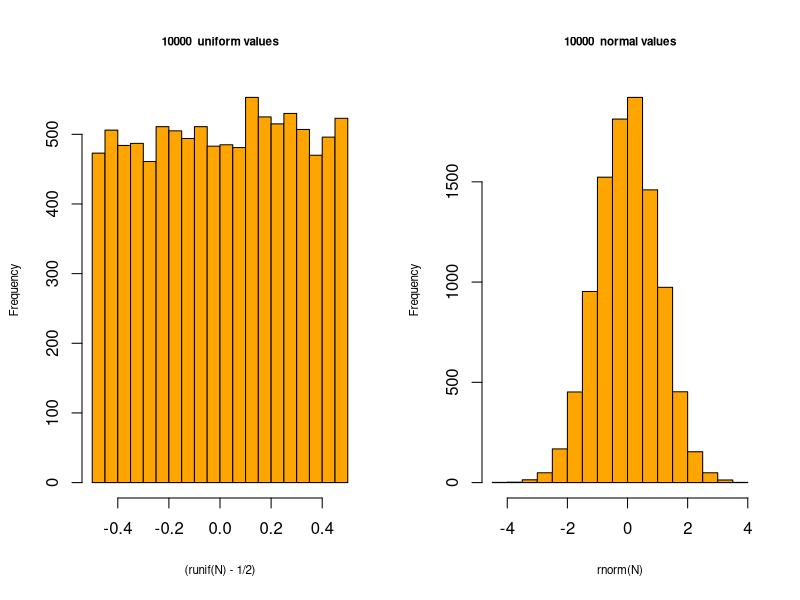
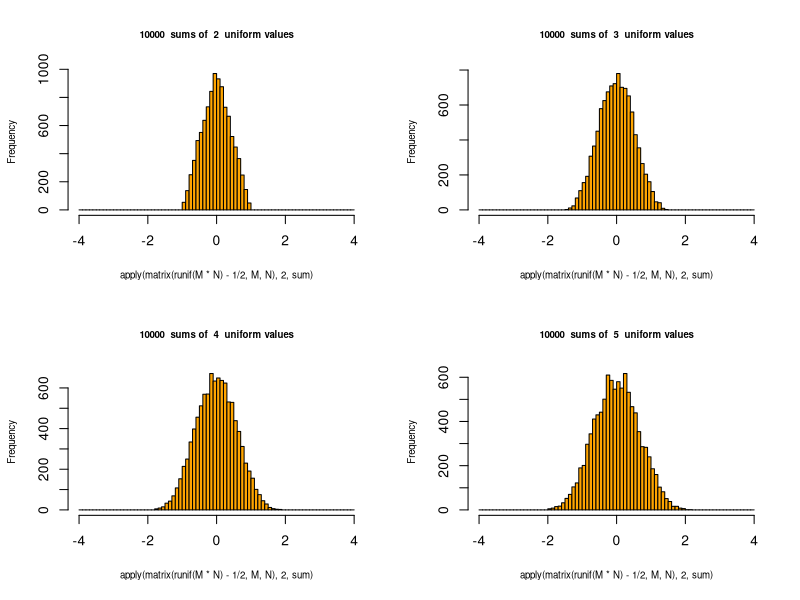
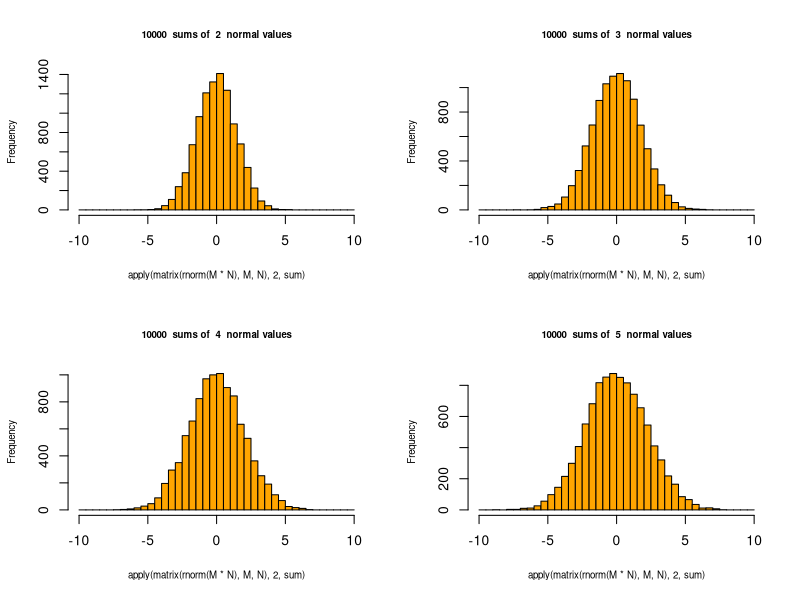
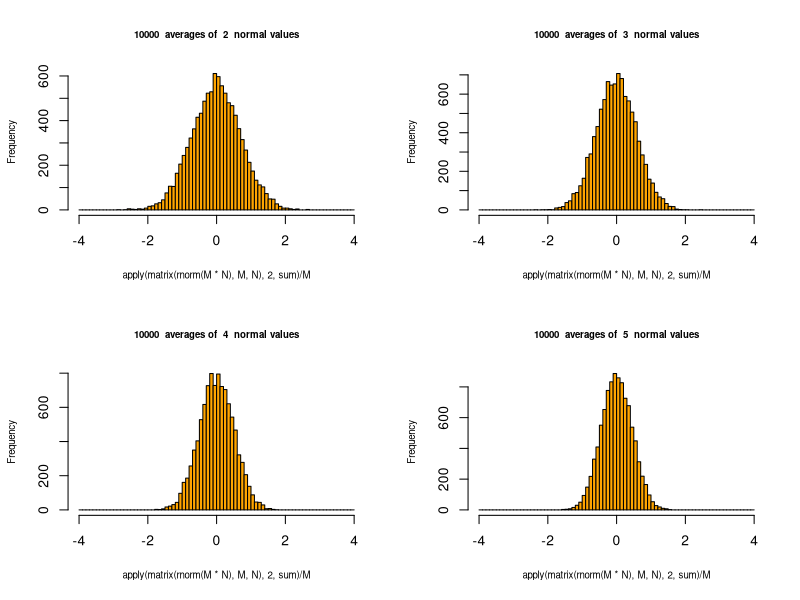
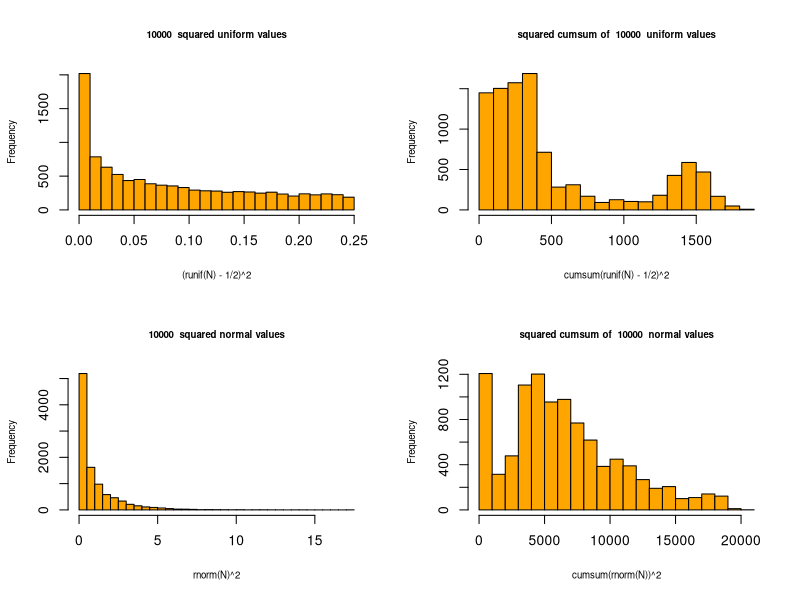
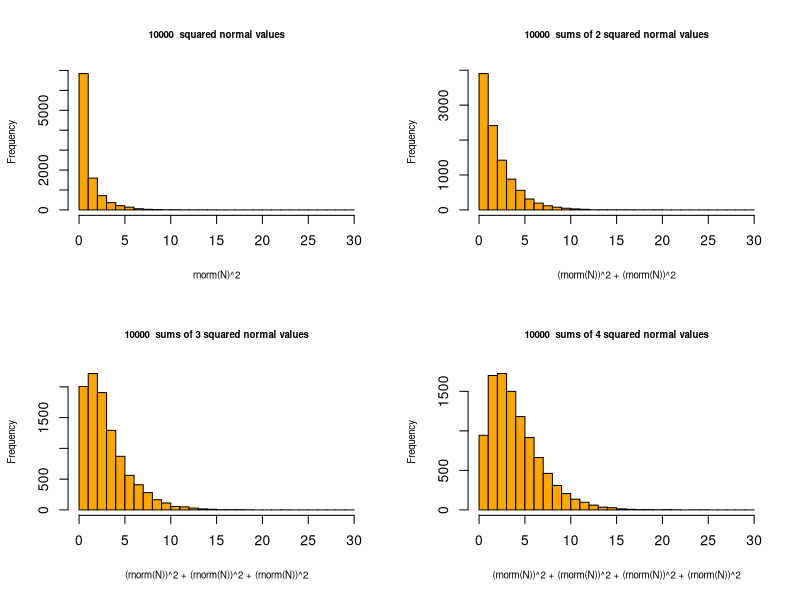
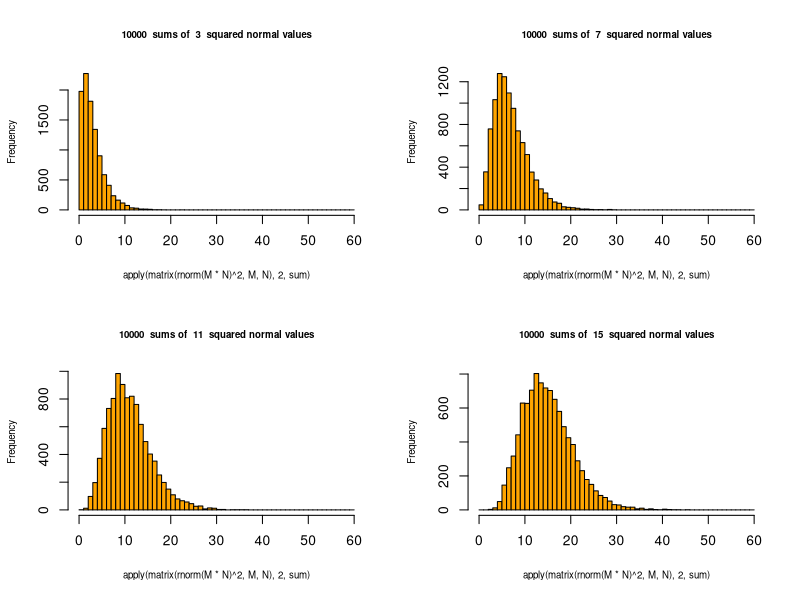
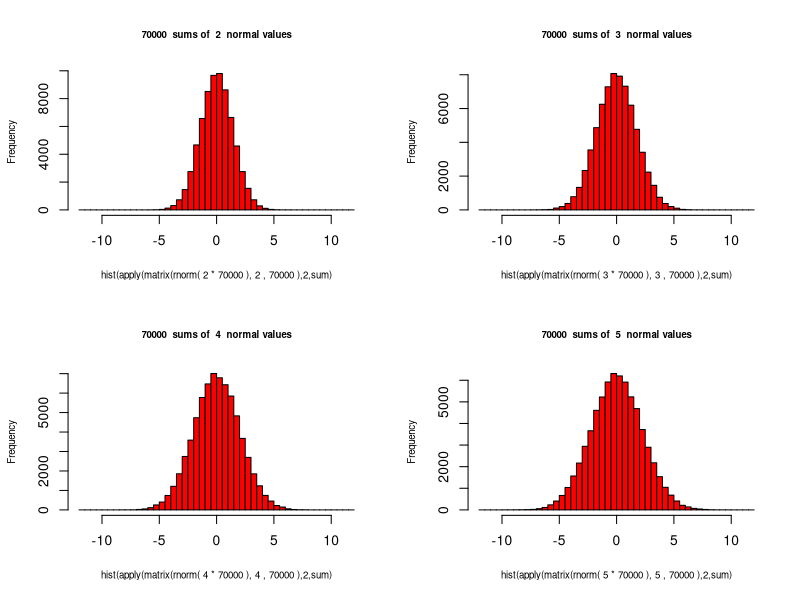

The R source for these figures, in order:
#----------------------------------------------------------------------------------------------
# stop after each plot
#----------------------------------------------------------------------------------------------

opar <- par(ask = TRUE, mfrow=c(1,2))

N <- 10000
hist((runif(N)-1/2),breaks=25, cex.lab=0.7, cex.main=0.7, col="orange",
  main=paste(N," uniform values"))

# hist(cumsum(runif(N)-1/2),breaks=25, cex.lab=0.7, cex.main=0.7, col="orange",
#   main=paste("cumsum of ",N," uniform values"))

hist(rnorm(N),breaks=25,main=paste(N," normal values"), cex.lab=0.7, cex.main=0.7, col="orange")

# hist(cumsum(rnorm(N)),breaks=25, cex.lab=0.7, cex.main=0.7, col="orange",
#   main=paste("cumsum of ",N," normal values"))


#----------------------------------------------------------------------------------------------

par(mfrow=c(2,2))

N <- 10000

for (M in 2:5)
   hist( apply(matrix(runif(M*N)-1/2,M,N), 2, sum),breaks=seq(-4,4,by=0.1), cex.lab=0.7, cex.main=0.7, col="orange",
     main=paste(N," sums of ",M," uniform values"))


#----------------------------------------------------------------------------------------------

par(mfrow=c(2,2))

N <- 10000

for (M in 2:5)
   hist( apply(matrix(rnorm(M*N),M,N), 2, sum),breaks=seq(-10,10,by=0.5), cex.lab=0.7, cex.main=0.7, col="orange",
     main=paste(N," sums of ",M," normal values"))

#----------------------------------------------------------------------------------------------

par(mfrow=c(2,2))

N <- 10000

for (M in 2:5)
   hist( apply(matrix(rnorm(M*N),M,N), 2, sum)/M,breaks=seq(-4,4,by=0.1), cex.lab=0.7, cex.main=0.7, col="orange",
     main=paste(N," averages of ",M," normal values"))

#----------------------------------------------------------------------------------------------

par(mfrow=c(2,2))

N <- 10000
hist((runif(N)-1/2)^2,breaks=25, cex.lab=0.7, cex.main=0.7, col="orange",
  main=paste(N," squared uniform values"))

hist(cumsum(runif(N)-1/2)^2,breaks=25, cex.lab=0.7, cex.main=0.7, col="orange",
  main=paste("squared cumsum of ",N," uniform values"))

hist(rnorm(N)^2,breaks=25, cex.lab=0.7, cex.main=0.7, col="orange",
  main=paste(N," squared normal values"))

hist(cumsum(rnorm(N))^2,breaks=25, cex.lab=0.7, cex.main=0.7, col="orange",
  main=paste("squared cumsum of ",N," normal values"))

#----------------------------------------------------------------------------------------------

par(mfrow=c(2,2))

N <- 10000

hist(rnorm(N)^2,breaks=seq(0,30,by=1), cex.lab=0.7, cex.main=0.7, col="orange",
  main=paste(N," squared normal values"))

hist((rnorm(N))^2+(rnorm(N))^2,breaks=seq(0,30,by=1), cex.lab=0.7, cex.main=0.7, col="orange",
  main=paste(N," sums of 2 squared normal values"))

hist((rnorm(N))^2+(rnorm(N))^2+(rnorm(N))^2,breaks=seq(0,30,by=1), cex.lab=0.7, cex.main=0.7, col="orange",
  main=paste(N," sums of 3 squared normal values"))

hist((rnorm(N))^2+(rnorm(N))^2+(rnorm(N))^2+(rnorm(N))^2,breaks=seq(0,30,by=1), cex.lab=0.7, cex.main=0.7, col="orange",
  main=paste(N," sums of 4 squared normal values"))

#----------------------------------------------------------------------------------------------

par(mfrow=c(2,2))

N <- 10000

for (M in c(3,7,11,15))
   hist( apply(matrix(rnorm(M*N)^2,M,N), 2, sum),breaks=seq(0,60,by=1), cex.lab=0.7, cex.main=0.7, col="orange",
     main=paste(N," sums of ",M," squared normal values"))


par(opar)
#----------------------------------------------------------------------------------------------

opar <- par(mfrow=c(2,2))

T <- 70000

for (N in 2:5)
   hist( apply(matrix(rnorm(N*T),N,T), 2, sum),
     breaks=seq(-12,12,by=0.5),
     cex.lab=0.7, cex.main=0.7,
     xlab=paste("hist(apply(matrix(rnorm(",N,"*",T,"),",N,",",T,"),2,sum)"),
     col="red", main=paste(T," sums of ",N," normal values"))

par(opar)

#----------------------------------------------------------------------------------------------

opar <- par(mfrow=c(2,2))

T <- 70000

for (N in c(2,3,5,7)) # 2:5)
   hist( apply(matrix(rnorm(N*T),N,T), 2, mean),
	breaks=seq(-3.5,3.5,by=0.1),
	col="red",
	# ylim=c(0,2500),
        cex.lab=0.7, cex.main=0.7,
        xlab=paste("hist(apply(matrix(rnorm(",N,"*",T,"),",N,",",T,"),2,mean)"),
	main=paste(T," averages of ",N," normal values"))

par(opar)


#----------------------------------------------------------------------------------------------

opar <- par(mfrow=c(2,2))

T <- 30000

hist(rnorm(T)^2,
  breaks=seq(0,30,by=0.75),
  col="yellowgreen",
  cex.lab=0.7,
  cex.main=0.7,
  main=paste(T," squared normal values"))

hist(rnorm(T)^2+rnorm(T)^2,
  breaks=seq(0,30,by=0.75),
  col="yellowgreen",
  cex.lab=0.7,
  cex.main=0.7,
  main=paste(T," sums of 2 squared normal values"))

hist(rnorm(T)^2+rnorm(T)^2+rnorm(T)^2,
  breaks=seq(0,30,by=0.75),
  col="yellowgreen",
  cex.lab=0.7,
  cex.main=0.7,
  main=paste(T," sums of 3 squared normal values"))

hist(rnorm(T)^2+rnorm(T)^2+rnorm(T)^2+rnorm(T)^2,
  breaks=seq(0,30,by=0.75),
  col="yellowgreen",
  cex.lab=0.7,
  cex.main=0.7,
  main=paste(T," sums of 4 squared normal values"))

par(opar)


#----------------------------------------------------------------------------------------------

opar <- par(mfrow=c(2,2))

T <- 25000

for (N in c(4,7,11,16))
   hist( apply(matrix(rnorm(N*T)^2,N,T), 2, sum),
	breaks=seq(0,60,by=1),
	col="red",
	# ylim=c(0,6000),
        cex.lab=0.7,
        cex.main=0.7,
        xlab=paste("hist(apply(matrix(rnorm(",N,"*",T,")^2,",N,",",T,"),2,sum)"),
	main=paste(T," sums of ",N," squared normal values"))

par(opar)

#----------------------------------------------------------------------------------------------

opar <- par(mfrow=c(2,2))

T <- 70000

within.bounds <- function (A,B,x) {
  y = x
  y[x <= A] = A
  y[x >= B] = B
  y
}

for (N in c(2,3,4,8)) {
   observations <- matrix(rnorm(N*T),N,T)
   averages <- matrix( apply(observations, 2, mean),N,T, byrow=TRUE)
   stddevs <- matrix( apply(observations, 2, sd),N,T, byrow=TRUE)
   stderrs <- stddevs / sqrt(N)
   hist( within.bounds(-4,4, averages/stderrs),
     breaks=seq(-4,4,by=0.1),
     col="red",
     main=paste("avg/stderr for {",N," normal values}"))
}

# for (N in c(5,7,11,17)) {
#   observations <- matrix(rnorm(N*T),N,T)
#   averages <- matrix( apply(observations, 2, mean),N,T, byrow=TRUE)
#   stddevs <- matrix( apply(observations, 2, sd),N,T, byrow=TRUE)
#   stderrs <- stddevs / sqrt(N)
   # hist( (observations-averages)/stddevs,
   #  breaks=seq(-4,4,by=0.1),
   #  col="red",
   #  main=paste("(x-avg)/stddev for ",N," normal values x"))
#}

par(opar)


#----------------------------------------------------------------------------------------------

opar <- par(mfrow=c(2,2))

N <- 70000

for (M in 2:5)
   hist( apply(matrix(runif(M*N),M,N),2,sum),
     breaks=seq(0,5,by=0.1),
     col="green",
     cex.lab=0.9,
     xlab=paste("hist(apply(matrix(runif(",M,"*",N,"),",M,",",N,"),2,sum)"),
     # sub=paste("M = ",M,"    N = ",N),
     cex.main=0.95,
     main=paste(N," sums of ",M," uniform random values"))

par(opar)

#----------------------------------------------------------------------------------------------

opar <- par(mfrow=c(2,2))

N <- 70000
Nbins <- 50

for (M in c(2,3,5,7)) # 2:5)
   hist( apply(matrix(runif(M*N),M,N), 2, mean),
	breaks=seq(0,1,by=1/Nbins),
	col="green",
	#  ylim=c(0, N*M/Nbins * ? ),
        cex.lab=0.9,
        xlab=paste("hist(apply(matrix(runif(",M,"*",N,"),",M,",",N,"),2,mean)"),
        cex.main=0.8,
	main=paste(N," averages of ",M," uniform random values"))

par(opar)


#----------------------------------------------------------------------------------------------

opar <- par(mfrow=c(2,2))

N <- 70000

hist(runif(N)^2,
  breaks=seq(0,4,by=0.1),
  col="orange",
  cex.lab=0.8,
  cex.main=0.8,
  main=paste(N," squared uniform random values"))

hist(runif(N)^2+runif(N)^2,
  breaks=seq(0,4,by=0.1),
  col="orange",
  cex.lab=0.8,
  cex.main=0.8,
  main=paste(N," sums of 2 squared uniform random values"))

hist(runif(N)^2+runif(N)^2+runif(N)^2,
  breaks=seq(0,4,by=0.1),
  col="orange",
  cex.lab=0.8,
  cex.main=0.8,
  main=paste(N," sums of 3 squared uniform random values"))

hist(runif(N)^2+runif(N)^2+runif(N)^2+runif(N)^2,
  breaks=seq(0,4,by=0.1),
  col="orange",
  cex.lab=0.8,
  cex.main=0.8,
  main=paste(N," sums of 4 squared uniform random values"))

par(opar)


#----------------------------------------------------------------------------------------------

opar <- par(mfrow=c(2,2))

N <- 70000

for (M in c(4,7,11,16))
   hist( apply(matrix(runif(M*N)^2,M,N), 2, sum),
	breaks=seq(0,12,by=0.25),
	col="red",
	# ylim=c(0,5000),
        cex.lab=0.9,
        xlab=paste("hist(apply(matrix(runif(",M,"*",N,")^2,",M,",",N,"),2,sum)"),
        cex.main=0.8,
	main=paste(N," sums of ",M," squared uniform random values"))

par(opar)

#----------------------------------------------------------------------------------------------

opar <- par(mfrow=c(2,2))

N <- 10000

for (M in c(5,30,60,180)) {
   observations <- matrix(runif(M*N),M,N)
   averages <- matrix( apply(observations, 2, mean), M,N, byrow=TRUE)
   stddevs  <- matrix( apply(observations, 2, sd),   M,N, byrow=TRUE)
   hist( (observations-averages)/stddevs,
          breaks=seq(-4,4,by=0.1),
          col="green",
          cex.main=0.8,
          main=paste("(x-avg)/stddev for ",M," uniform random values x"))
}

par(opar)

